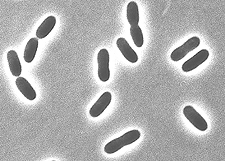
#> input picture MachineLearning/ImageProcessing_Bacteria/Bacteria.jpg, 225 x 161 px
$ jupyter execute PremiereExperience_Image_Processing.ipynb
#> lines starting #> are read from the running program, lines starting #| are printed output that depends on the picture; after the words box and inside, x2 and y2 are one past the last pixel; in counts of white or black regions, pixels touching at a corner belong together
**Réalisé avec l'aide du tutoriel "SCIPY PYTHON Tutoriel - Optimize, Fourier, NdImage (16/30)" sur Youtube, par Machine Learnia.**

Lien de la vidéo: https://www.youtube.com/watch?v=P0Xr5TIML8U

## 4) Image processing.

[cell 1]
from scipy import ndimage
import numpy as np
import matplotlib.pyplot as plt

[cell 2]
# Création d'une image avec quelques artefacts.
np.random.seed(0)
X = np.zeros((32,32))
X[10:-10, 10:-10] = 1
# Ajouts artefacts:
X[np.random.randint(0, 32, 30), np.random.randint(0, 32, 30)] = 1
plt.imshow(X)
plt.show()
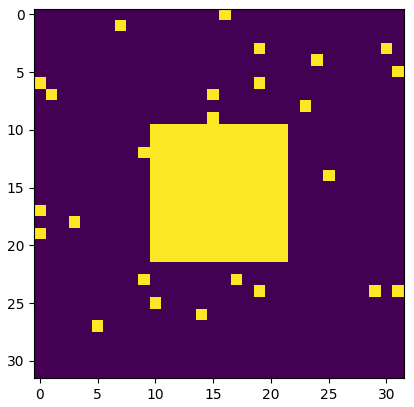
#> figure drawn by matplotlib, 1 panel

[cell 3]
# Nettoyage des artefacts.
open_x = ndimage.binary_opening(X)
plt.imshow(open_x)
plt.show()
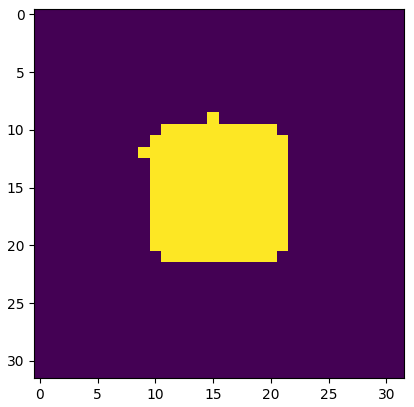
#> figure drawn by matplotlib, 1 panel

---

## Application : Image processing (étude de bacteries).

[cell 4]
# On importe l'image de bactéries.
image = plt.imread('Bacteria.jpg')
#> image is the input picture: shape (161, 225); min 22, max 255, mean 177.4

[cell 5]
# si l'image est en 3d, on la redimensionne : image = image[:, :, 0]
image.shape
plt.imshow(image, cmap='gray')
plt.show()

[cell 6]
# Copie de l'image puis transformation en histogramme, pour la nettoyer ensuite.
image_copy = np.copy(image)
plt.hist(image_copy.ravel(), bins=255)
plt.show()
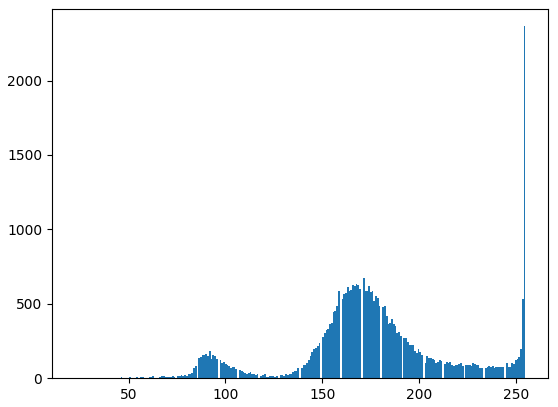
#> figure drawn by matplotlib, 1 panel; tallest bar 2365 high, from x = 254.1 to 255

[cell 7]
# Boolean indexing : création d'une image binaire.
bin_image = image < 150
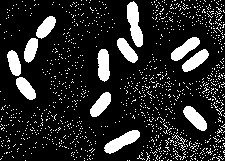
#> bin_image: shape (161, 225) bool; 15.6% white; 1136 white regions (1123 under 20 px), largest, box (x1, y1, x2, y2) and area: (127, 1, 143, 47) 450, (104, 130, 140, 154) 404, (171, 37, 200, 61) 329
plt.imshow(bin_image)
plt.show()

[cell 8]
# Utilisation de morphologie pour nettoyer les artefacts.
open_im = ndimage.binary_opening(bin_image)
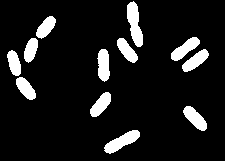
#> open_im: shape (161, 225) bool; 10.4% white; 12 white regions, largest, box (x1, y1, x2, y2) and area: (127, 1, 143, 47) 450, (104, 130, 140, 154) 404, (171, 37, 200, 61) 328
plt.imshow(open_im)
plt.show()

[cell 9]
# Segmentation de l'image:
# label_image contient les différents labels et n_labels est le nombre de labels.
label_image, n_labels = ndimage.label(open_im)
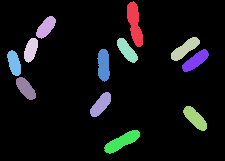
#> label_image: shape (161, 225) int32; 13 distinct labels, from 0 to 12; one colour per label, 0 black
#> n_labels = 12
print(f'Il y a {n_labels} groupes reconnus.')
#| Il y a 12 groupes reconnus.

[cell 10]
# Affichage des groupes étiquetés.
plt.imshow(label_image)
plt.show()

[cell 11]
# Mesure de la taille des groupes.
sizes = ndimage.sum(open_im, label_image, range(n_labels))
#> sizes = [0, 450, 266, 328, 245, 279, 327, 307, 253, 275, 297, 322]
sizes
#> Out has the same summary as sizes

[cell 12]
plt.imshow(label_image)
plt.show()

[cell 13]
# Visualisation des résultats
plt.scatter(range(n_labels), sizes, c='r')
plt.xlabel('Bactérie ID.')
plt.ylabel('Taille relative en pixels.')
plt.show()
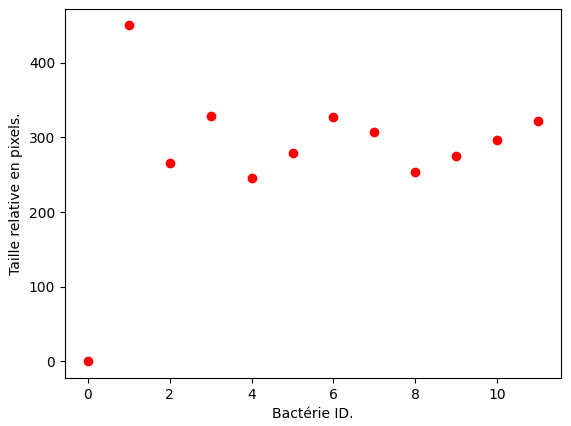
#> figure drawn by matplotlib, 1 panel
